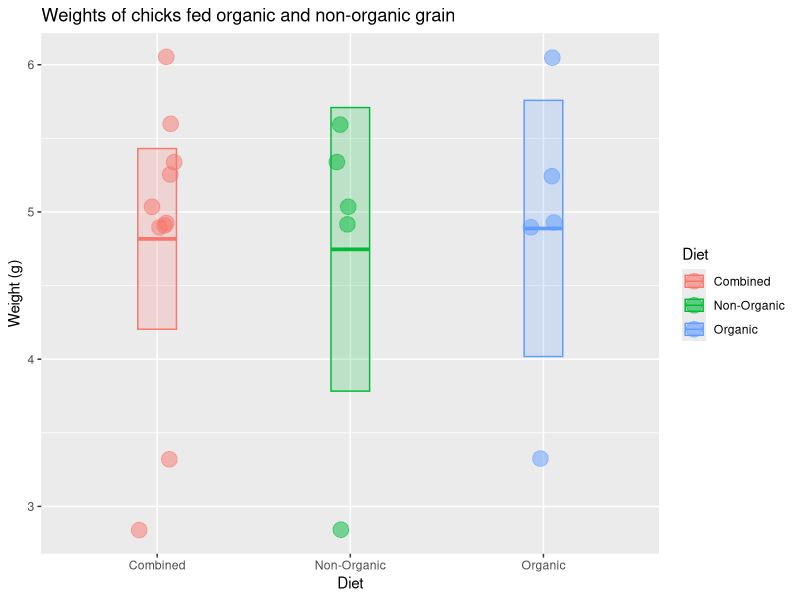

Recreate this plot in R.
## ---- chunk 1
x <- c(6.05,4.89,3.32,4.93,5.25,5.04,4.91,2.84,5.60,5.34)
x
## ---- chunk 2
length(x)  
median(x)  
mean(x)    
sd(x)      
## ---- chunk 3
n <- length(x) 
n

sem <- sd(x) / sqrt(n) 
sem
## ---- chunk 4
mean(x) + 1.96 * sem                             
mean(x) - 1.96 * sem                             
c(mean(x) + 1.96 * sem, mean(x) - 1.96 * sem)    
## ---- chunk 5

library(tidyverse)

# check to make sure you did the part above correctly
# if not, generate some fake x data
if (!exists("x") | !is.numeric(x) | !length(x) == 10) x <- rep(1, 10)

# put the chick data into a data frame
chick_data <-
  tibble::tibble(
    diet = rep(c("Combined", "Combined", "Organic", "Non-Organic"), each = 5),
    weight = c(x, x)
  )

# summarize the chick weights by diet
chick_summary <-
  chick_data %>% 
  group_by(diet) %>% 
  summarize(
    mean = mean(weight),
    median = median(weight),
    sd = sd(weight),
    n = n(),
    sem = sd / sqrt(n),
    upper = mean + 1.96 * sem,   # upper confidence limit
    lower = mean - 1.96 * sem,   # lower confidence limit
    .groups = "drop"
  )

# plot chick weights
ggplot(chick_data, aes(x = diet, y = weight, color = diet, fill = diet)) +
  geom_jitter(size = 5, shape = 21, alpha = 0.5, width = 0.1) +
  geom_crossbar(
    mapping = aes(ymin = lower, ymax = upper, y = mean), 
    data = chick_summary,
    width = 0.2, alpha = 0.2
  ) +
  labs(
    title = "Weights of chicks fed organic and non-organic grain",
    x = "Diet",
    color = "Diet",
    fill = "Diet",
    y = "Weight (g)"
  )

